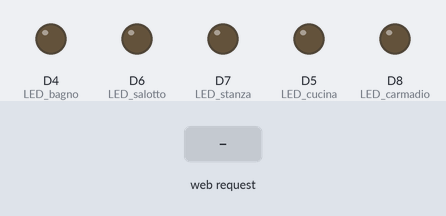
A sketch run on a simulated ESP8266 (NodeMCU). Parts: output pins drawn as LEDs (lit = HIGH). The test bench sets the inputs (shaded band). What the sketch prints to the serial monitor is not drawn.

Above: at 1.3 s.
1.4 s: HTTP request GET /led1on received
At 2.6 s:
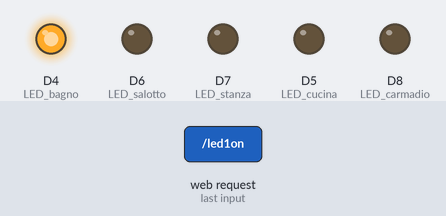
2.9 s: HTTP request GET /led2on received
At 3.8 s:
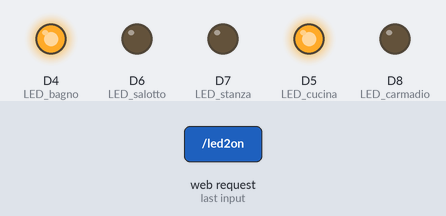
4.4 s: HTTP request GET /led1off received
At 4.9 s:
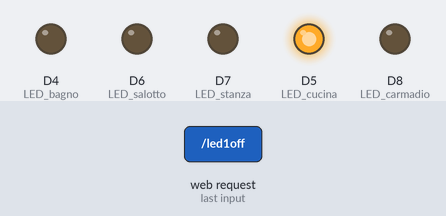
5.9 s: HTTP request GET /led3on received
At 7.1 s:
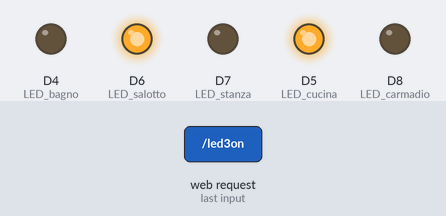
7.4 s: HTTP request GET /led2off received
At 8.4 s:
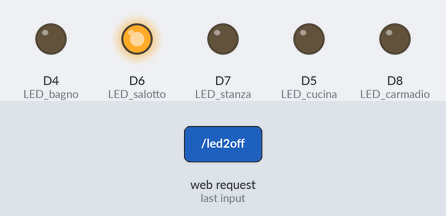
8.9 s: HTTP request GET /led4on received
At 9.6 s:
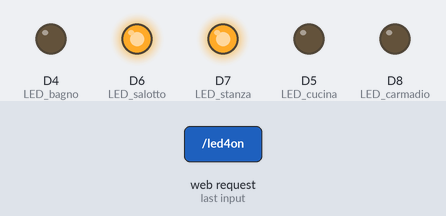
Timing chart, 0 to 11.4 s (numbered marks = the images above; inputs shaded):
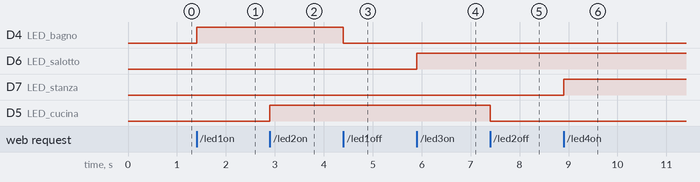

The sketch:

esp12E_control_panel_access_point.ino
```cpp
#include <ESP8266WiFi.h>
#include <ESP8266WebServer.h>

const char* ssid = "NodeMCU";  // Inserire il nome della rete.
const char* password = "casadomo123";  // Inserire la password.
IPAddress local_ip(192,168,4,1);
IPAddress gateway(192,168,4,1);
IPAddress subnet(255,255,255,0);
ESP8266WebServer server(80);
uint8_t LED_bagno = D4; // led del bagno.
bool LED_bagno_status = LOW;
uint8_t LED_cucina = D5; // led della cucina.
bool LED_cucina_status = LOW;
uint8_t LED_salotto = D6; // led del salotto.
bool LED_salotto_status = LOW;
uint8_t LED_stanza = D7; // led della stanza da letto.
bool LED_stanza_status = LOW;
uint8_t LED_carmadio = D8; // led della cabina armadio.
bool LED_carmadio_status = LOW;


void setup() {
  Serial.begin(115200);
  pinMode(LED_bagno, OUTPUT);
  pinMode(LED_cucina, OUTPUT);
  pinMode(LED_salotto,OUTPUT);
  pinMode(LED_stanza,OUTPUT);
  pinMode(LED_carmadio,OUTPUT);

  WiFi.softAP(ssid, password);
  WiFi.softAPConfig(local_ip, gateway, subnet);
  delay(100);

  server.on("/", handle_OnConnect);
  server.on("/led1on", handle_led1on); // bagno.
  server.on("/led1off", handle_led1off);
  server.on("/led2on", handle_led2on); // cucina.
  server.on("/led2off", handle_led2off);
  server.on("/led3on", handle_led3on); // salotto.
  server.on("/led3off", handle_led3off);
  server.on("/led4on", handle_led4on); // stanza da letto.
  server.on("/led4off", handle_led4off);
  server.on("/led5on", handle_led5on); // cabina armadio.
  server.on("/led5off", handle_led5off);

  server.onNotFound(handle_NotFound);

  server.begin();
  Serial.println("HTTP server started");
}
void loop() {
  server.handleClient();
  if(LED_bagno_status)
  {digitalWrite(LED_bagno, HIGH);}
  else
  {digitalWrite(LED_bagno, LOW);}

  if(LED_cucina_status)
  {digitalWrite(LED_cucina, HIGH);}
  else
  {digitalWrite(LED_cucina, LOW);}

  if(LED_salotto_status)
  {digitalWrite(LED_salotto, HIGH);}
  else
  {digitalWrite(LED_salotto, LOW);}

  if(LED_stanza_status)
  {digitalWrite(LED_stanza, HIGH);}
  else
  {digitalWrite(LED_stanza, LOW);}

  if(LED_carmadio_status)
  {digitalWrite(LED_carmadio, HIGH);}
  else
  {digitalWrite(LED_carmadio, LOW);}
}

void handle_OnConnect() {
  LED_bagno_status = LOW;
  LED_cucina_status = LOW;
  LED_salotto_status = LOW;
  LED_stanza_status = LOW;
  LED_carmadio_status = LOW;
  server.send(200, "text/html", SendHTML(LED_bagno_status,LED_cucina_status,LED_salotto_status,LED_stanza_status,LED_carmadio_status));
}
                      // LED1 = BAGNO;
void handle_led1on() {
  LED_bagno_status = HIGH;
  server.send(200, "text/html", SendHTML(true,LED_cucina_status,LED_salotto_status,LED_stanza_status,LED_carmadio_status));
}
void handle_led1off() {
  LED_bagno_status = LOW;
  server.send(200, "text/html", SendHTML(false,LED_cucina_status,LED_salotto_status,LED_stanza_status,LED_carmadio_status));
}
                      // LED2 = CUCINA;
void handle_led2on() {
  LED_cucina_status = HIGH;
  server.send(200, "text/html", SendHTML(LED_bagno_status,true,LED_salotto_status,LED_stanza_status,LED_carmadio_status));
}
void handle_led2off() {
  LED_cucina_status = LOW;
  server.send(200, "text/html", SendHTML(LED_bagno_status,false,LED_salotto_status,LED_stanza_status,LED_carmadio_status));
}
                      // LED3 = SALOTTO;
void handle_led3on() {
  LED_salotto_status = HIGH;
  server.send(200, "text/html", SendHTML(LED_bagno_status,LED_cucina_status,true,LED_stanza_status,LED_carmadio_status));
}
void handle_led3off() {
  LED_salotto_status = LOW;
  server.send(200, "text/html", SendHTML(LED_bagno_status,LED_cucina_status,false,LED_stanza_status,LED_carmadio_status));
}
                      // LED4 = STANZA DA LETTO
void handle_led4on() {
  LED_stanza_status = HIGH;
  server.send(200, "text/html", SendHTML(LED_bagno_status,LED_cucina_status,LED_salotto_status,true,LED_carmadio_status));
}
void handle_led4off() {
  LED_stanza_status = LOW;
  server.send(200, "text/html", SendHTML(LED_bagno_status,LED_cucina_status,LED_salotto_status,false,LED_carmadio_status));
}
                     // LED5 = CABINA ARMADIO
void handle_led5on() {
  LED_carmadio_status = HIGH;
  server.send(200, "text/html", SendHTML(LED_bagno_status,LED_cucina_status,LED_salotto_status,LED_stanza_status,true));
}
void handle_led5off() {
  LED_carmadio_status = LOW;
  server.send(200, "text/html", SendHTML(LED_bagno_status,LED_cucina_status,LED_salotto_status,LED_stanza_status,false));
}


void handle_NotFound(){
  server.send(404, "text/plain", "Not found");
}

String SendHTML(uint8_t led1stat,uint8_t led2stat,uint8_t led3stat,uint8_t led4stat,uint8_t led5stat){
  String ptr = "<!DOCTYPE html> <html>\n";
  ptr +="<head><meta name=\"viewport\" content=\"width=device-width, initial-scale=1.0, user-scalable=no\">\n";
  ptr +="<title>Controllo Luci</title>\n";
  ptr +="<style>html { font-family: Helvetica; display: inline-block; margin: 0px auto; text-align: center;}\n";
  ptr +="body{margin-top: 50px;} h1 {color: #444444;margin: 50px auto 30px;} h3 {color: #444444;margin-bottom: 50px;}\n";
  ptr +=".button {display: block;width: 80px;background-color: #1abc9c;border: none;color: white;padding: 13px 30px;text-decoration: none;font-size: 25px;margin: 0px auto 35px;cursor: pointer;border-radius: 4px;}\n";
  ptr +=".button-on {background-color: #1abc9c;}\n";
  ptr +=".button-on:active {background-color: #16a085;}\n";
  ptr +=".button-off {background-color: #34495e;}\n";
  ptr +=".button-off:active {background-color: #2c3e50;}\n";
  ptr +="p {font-size: 14px;color: #888;margin-bottom: 10px;}\n";
  ptr +="</style>\n";
  ptr +="</head>\n";
  ptr +="<body>\n";
  ptr +="<h1>HOME CASA DOMOTICA</h1>\n";
  ptr +="<h3>ESP8266 CONTROLLO LUCI</h3>\n";

   if(led1stat)
  {ptr +="<p>LED_Bagno Status: ON</p><a class=\"button button-off\" href=\"/led1off\">OFF</a>\n";}
  else
  {ptr +="<p>LED_Bagno Status: OFF</p><a class=\"button button-on\" href=\"/led1on\">ON</a>\n";}

  if(led2stat)
  {ptr +="<p>LED_Cucina Status: ON</p><a class=\"button button-off\" href=\"/led2off\">OFF</a>\n";}
  else
  {ptr +="<p>LED_Cucina Status: OFF</p><a class=\"button button-on\" href=\"/led2on\">ON</a>\n";}

  if(led3stat)
  {ptr +="<p>LED_Salotto Status: ON</p><a class=\"button button-off\" href=\"/led3off\">OFF</a>\n";}
  else
  {ptr +="<p>LED_Salotto Status: OFF</p><a class=\"button button-on\" href=\"/led3on\">ON</a>\n";}

  if(led4stat)
  {ptr +="<p>LED_Stanza_da_letto Status: ON</p><a class=\"button button-off\" href=\"/led4off\">OFF</a>\n";}
  else
  {ptr +="<p>LED_Stanza_da_letto Status: OFF</p><a class=\"button button-on\" href=\"/led4on\">ON</a>\n";}

  if(led5stat)
  {ptr +="<p>LED_Cabina_armadio Status: ON</p><a class=\"button button-off\" href=\"/led5off\">OFF</a>\n";}
  else
  {ptr +="<p>LED_Cabina_armadio Status: OFF</p><a class=\"button button-on\" href=\"/led5on\">ON</a>\n";}

  ptr +="</body>\n";
  ptr +="</html>\n";

  return ptr;
}
```

Measured:
- after the input at 1.4 s, D4 (LED_bagno): LOW → HIGH at once
- after the input at 2.9 s, D5 (LED_cucina): LOW → HIGH at once
- after the input at 4.4 s, D4 (LED_bagno): HIGH → LOW at once
- after the input at 5.9 s, D6 (LED_salotto): LOW → HIGH at once
- after the input at 7.4 s, D5 (LED_cucina): HIGH → LOW at once
- after the input at 8.9 s, D7 (LED_stanza): LOW → HIGH at once
